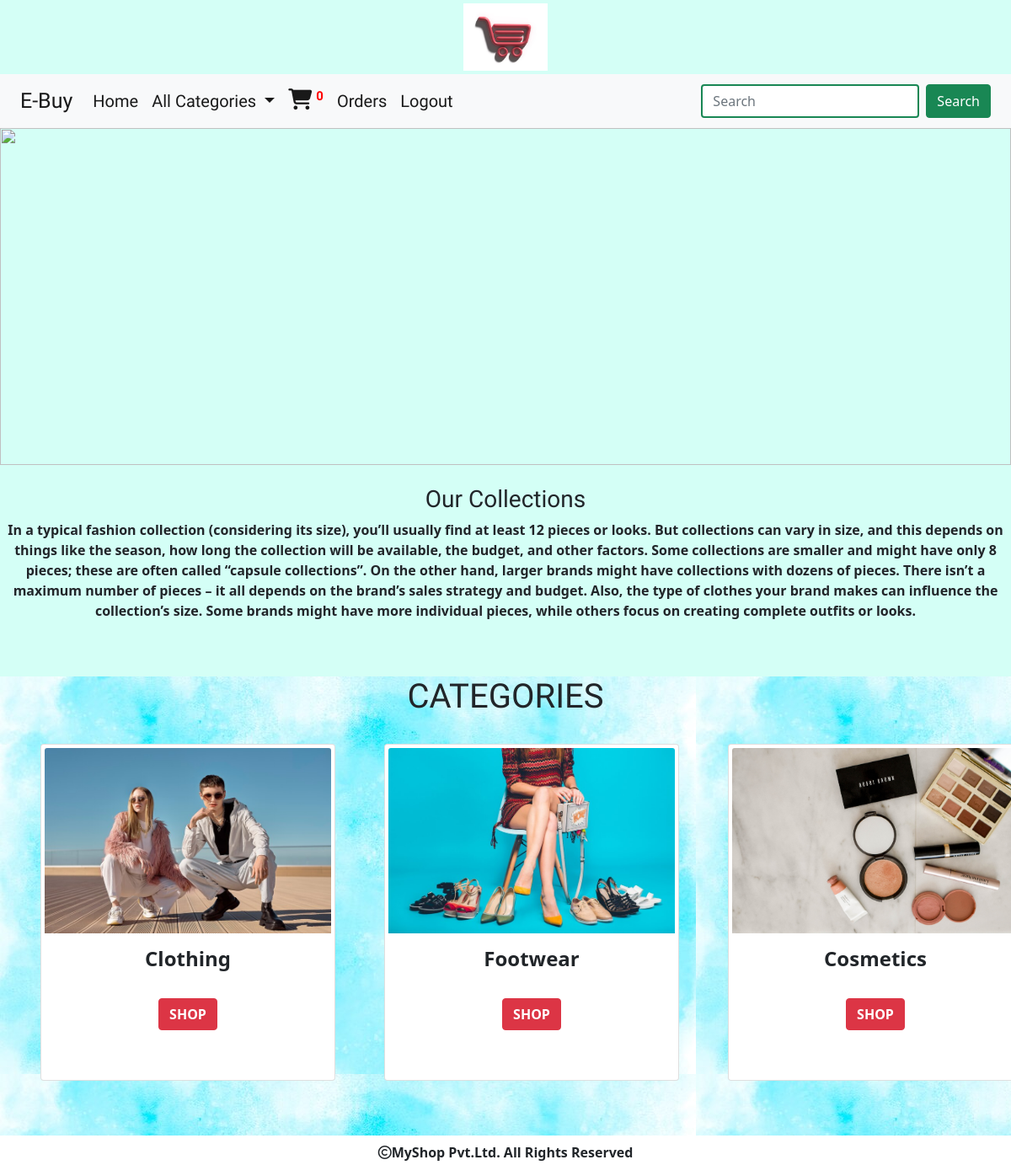
Screenshot of / (signed in) with the database file from the repository.
### Shop/models.py (models this page shows, shortened)
class category(models.Model):
    name= models.CharField(max_length=20)
    descritpion=models.TextField()
    image=models.ImageField(upload_to='Shop/categories', blank=True, null=True)

### Shop/views.py (the view)
# urls.py: path("",views.allcategories,name="home"),
def allcategories(request):
    c = category.objects.all()
    return render(request, 'allcategories.html', {"allcat":c})

### Cart/context_processors.py (called while the page is built)
def productcount(request):
    item_count=0
    if request.user.is_authenticated:
        u = request.user
        try:
            Cart = cart.objects.filter(user=u)
            for i in Cart:
                item_count= item_count + i.quantity
        except:
            item_count=0
    return{'count':item_count}

### Shop/context_processors.py (called while the page is built)
def menu_links(request):
    c = category.objects.all()
    return{'links':c}

### Template/allcategories.html
<!DOCTYPE html>
{% extends 'base.html' %}
{% load static %}
{% block content %}
<div class="row">
<div class="col-sm-12">
    <img src="{% static 'image/ban1.jpg' %}" style="width:100%;height:400px">
</div>
</div>
<div class="row">
    <div class="col-sm-12 mt-4" style="margin-bottom:50px">
        <center>
        <h3 style="font-family: 'Lilita One', sans-serif;">Our Collections</h3>
        <p style="font-weight:bold">In a typical fashion collection (considering its size), you’ll usually find at least 12 pieces or looks.
            But collections can vary in size, and this depends on things like the season, how long the collection will be available, the budget, and other factors.
            Some collections are smaller and might have only 8 pieces; these are often called “capsule collections”.
            On the other hand, larger brands might have collections with dozens of pieces. There isn’t a maximum number of pieces – it all depends on the brand’s sales strategy and budget.
            Also, the type of clothes your brand makes can influence the collection’s size. Some brands might have more individual pieces, while others focus on creating complete outfits or looks.</p>
        </center>
    </div>
</div>
<div style="background-image:url('{% static 'image/bg1.jpg' %}')">
<center><h1 style="font-family: 'Lilita One', sans-serif;">CATEGORIES</h1></center>
    <br>
    <div class="row">
        {% for i in allcat %}
    <div class="col-md-4" style="margin-bottom:100px"><div class="card ms-5 me-5" style="width:350px;height:400px">
  <center><img style="height:220px;width:340px;" src="{{i.image.url}}" class="card-img-top mt-1" alt="..."></center>
  <div class="card-body">
      <center>
    <h4 class="card-title" style="font-weight:bold">{{i.name}}</h4>
          <br>
    <a href="{% url 'Shop:allproducts' i.name %}" class="btn btn-danger" style="font-weight:bold">SHOP</a>
      </center>
  </div>
</div></div>
         {% endfor %}
    </div>
</div>
{% endblock %}

### Static/css/b1.css (style rules this page uses)
body { background-color:#d4fff6; }
h1 { font-family: 'Lilita One', sans-serif; }

### rows the page displays
category: image (picture), name "Clothing"
category: image (picture), name "Footwear"
category: image (picture), name "Cosmetics"

### other values shown
{{ count }} "0"
